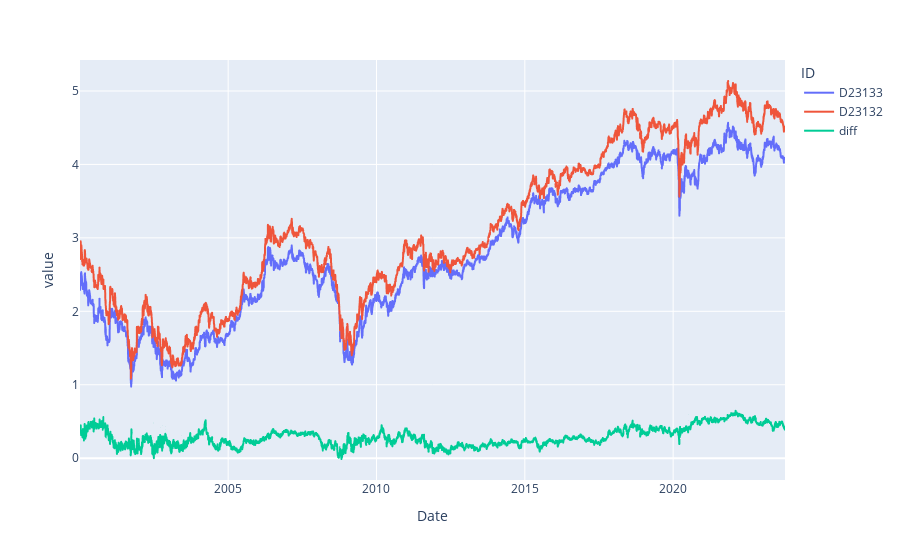

Notebook code cell kept with this figure:
### Code cell
rela.loc[:, "diff"] = rela[ord_wkn] - rela[pref_wkn]
px.line(rela)

### Figure 1 — Plotly figure (JSON) as saved in the notebook; plotly's stock layout.template omitted (floating-point values rounded to 4 significant figures; data arrays with more than 128 entries replaced by an {"elided": "..."} marker saying what was removed)
{"data": [{"hovertemplate": "ID=D23133<br>Date=%{x}<br>value=%{y}<extra></extra>", "legendgroup": "D23133", "line": {"color": "#636efa", "dash": "solid"}, "marker": {"symbol": "circle"}, "mode": "lines", "name": "D23133", "showlegend": true, "type": "scattergl", "x": {"elided": "6023 str values"}, "xaxis": "x", "y": {"elided": "6023 float values"}, "yaxis": "y"}, {"hovertemplate": "ID=D23132<br>Date=%{x}<br>value=%{y}<extra></extra>", "legendgroup": "D23132", "line": {"color": "#EF553B", "dash": "solid"}, "marker": {"symbol": "circle"}, "mode": "lines", "name": "D23132", "showlegend": true, "type": "scattergl", "x": {"elided": "6023 str values"}, "xaxis": "x", "y": {"elided": "6023 float values"}, "yaxis": "y"}, {"hovertemplate": "ID=diff<br>Date=%{x}<br>value=%{y}<extra></extra>", "legendgroup": "diff", "line": {"color": "#00cc96", "dash": "solid"}, "marker": {"symbol": "circle"}, "mode": "lines", "name": "diff", "showlegend": true, "type": "scattergl", "x": {"elided": "6023 str values"}, "xaxis": "x", "y": {"elided": "6023 float values"}, "yaxis": "y"}], "layout": {"legend": {"title": {"text": "ID"}, "tracegroupgap": 0}, "margin": {"t": 60}, "xaxis": {"anchor": "y", "domain": [0, 1], "title": {"text": "Date"}}, "yaxis": {"anchor": "x", "domain": [0, 1], "title": {"text": "value"}}}}
